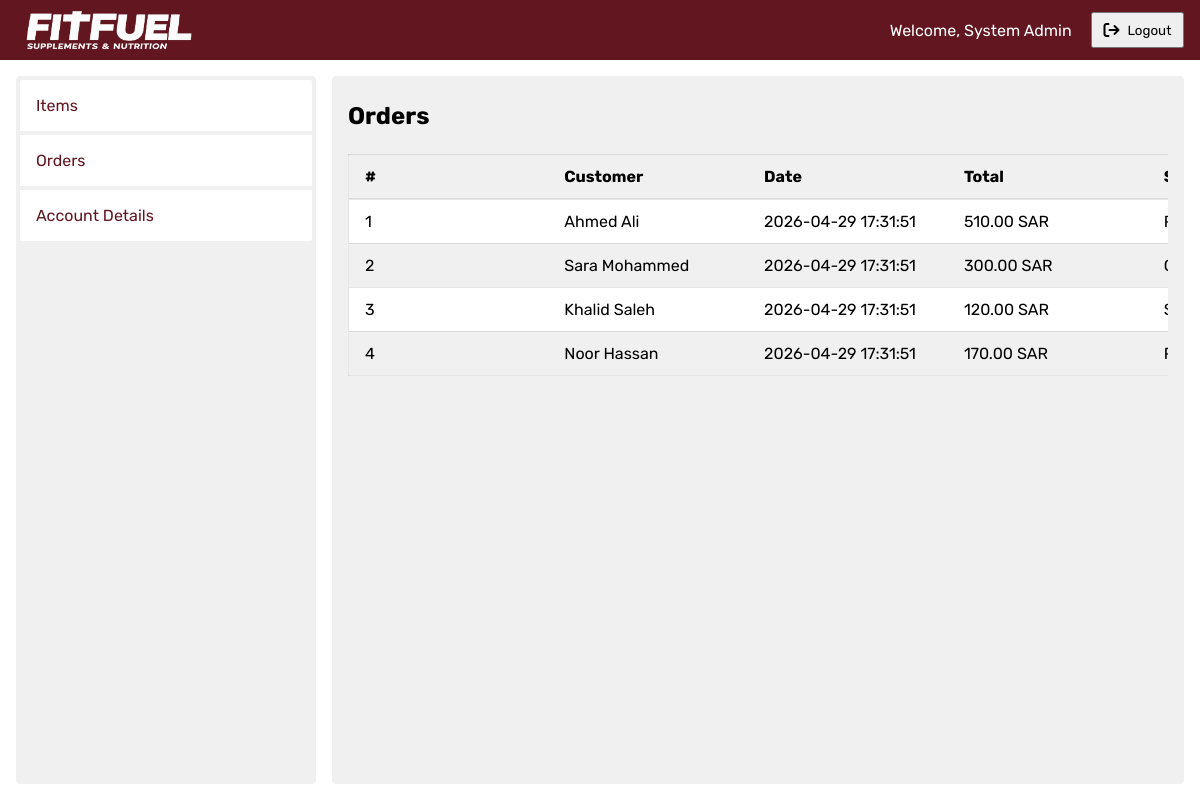
/admin/account.php?show=orders (signed in), run on the app's committed database.
### tables this page shows
CREATE TABLE orders (

    order_id INT AUTO_INCREMENT PRIMARY KEY,

    user_id INT NOT NULL,

    order_date DATETIME DEFAULT CURRENT_TIMESTAMP,

    total_amount DECIMAL(10,2) NOT NULL DEFAULT 0.00,

    status VARCHAR(50) DEFAULT 'Pending',

    FOREIGN KEY (user_id)
    REFERENCES users(user_id)

);

CREATE TABLE users (

    user_id INT AUTO_INCREMENT PRIMARY KEY,

    full_name VARCHAR(150) NOT NULL,

    username VARCHAR(100) NOT NULL UNIQUE,

    email VARCHAR(150) NOT NULL UNIQUE,

    password VARCHAR(255) NOT NULL,

    phone VARCHAR(20),

    address TEXT,

    city VARCHAR(100),

    state VARCHAR(100),

    postal_code VARCHAR(50),

    country VARCHAR(100)

);

### admin/tools/orders_list.php (the view)
<?php
$query = "SELECT orders.*, users.full_name
          FROM orders
          JOIN users ON orders.user_id = users.user_id
          ORDER BY orders.order_date DESC";
$result = mysqli_query($db, $query);
?>
<h1 id="contents-text">Orders</h1>
<div>
    <table id="orders-table">
        <thead>
        <tr>
            <th>#</th>
            <th>Customer</th>
            <th>Date</th>
            <th>Total</th>
            <th>Status</th>
        </tr>
        </thead>
        <tbody>
        <?php while ($row = mysqli_fetch_assoc($result)): ?>
            <tr>
                <td><?= $row["order_id"] ?></td>
                <td><?= htmlspecialchars($row["full_name"]) ?></td>
                <td><?= $row["order_date"] ?></td>
                <td><?= number_format($row["total_amount"], 2) ?> SAR</td>
                <td><?= htmlspecialchars($row["status"]) ?></td>
            </tr>
        <?php endwhile; ?>
        </tbody>
    </table>
</div>

### css/account.css (style rules this page uses)
html, body { height: 100%; }
body { display: flex; flex-direction: column; justify-content: space-between; }
section#content #contents-text { margin: 0.4em 0 1em 0; }
section#content div { overflow-y: auto; }
section#content table { background-color: white; padding: 1em; border: 1px solid var(--border-color); border-radius: 4px; border-collapse: collapse; table-layout: fixed; width: 100%; min-width: 1000px; }
section#content #orders-table tr:nth-child(2n) { background-color: var(--lightgray-color); }
section#content #orders-table td, section#content #orders-table th { padding: 0.75em 1em; }
section#content #orders-table th { text-align: left; border-bottom: 2px solid var(--border-color); background-color: var(--lightgray-color); }
section#content #orders-table td { border-bottom: 1px solid var(--border-color); }

### css/base.css (style rules this page uses)
* { padding: 0; margin: 0; box-sizing: border-box; text-decoration: none; list-style: none; font-family: 'Rubik' , sans-serif; }
:root { --main-color: #611620; --white-color:#ffffff; --dark-color: #222222; --gray-color: #c7c7c7; --dark-red: #d30000; --border-color:#6666662a; --name-item:#1818b8; --darkgray-color:#565656; --lightgray-color: #f0f0f0; }

### data on the page
orders: order_id "1", user.full_name "Ahmed Ali", order_date "2026-04-29 17:31:51", total_amount "510.00"
orders: order_id "2", user.full_name "Sara Mohammed", order_date "2026-04-29 17:31:51", total_amount "300.00"
orders: order_id "3", user.full_name "Khalid Saleh", order_date "2026-04-29 17:31:51", total_amount "120.00"
orders: order_id "4", user.full_name "Noor Hassan", order_date "2026-04-29 17:31:51", total_amount "170.00"

### other printed values
$_SESSION["fullname"] "System Admin"
